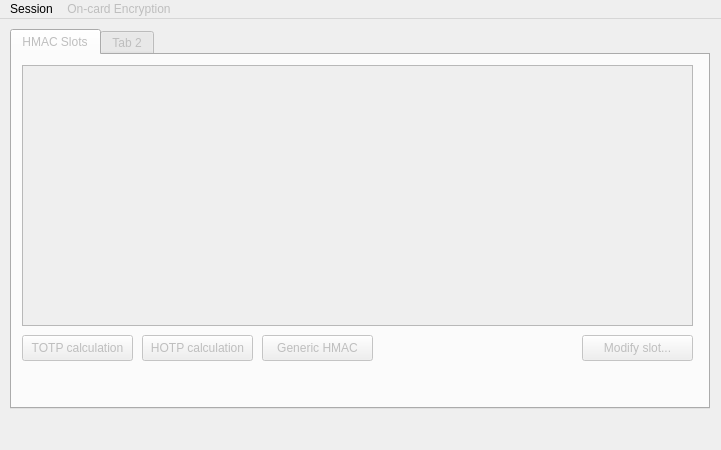
<?xml version="1.0" encoding="UTF-8"?>
<ui version="4.0">
 <class>MainWindow</class>
 <widget class="QMainWindow" name="MainWindow">
  <property name="geometry">
   <rect>
    <x>0</x>
    <y>0</y>
    <width>721</width>
    <height>450</height>
   </rect>
  </property>
  <property name="sizePolicy">
   <sizepolicy hsizetype="Fixed" vsizetype="Fixed">
    <horstretch>0</horstretch>
    <verstretch>0</verstretch>
   </sizepolicy>
  </property>
  <property name="minimumSize">
   <size>
    <width>721</width>
    <height>450</height>
   </size>
  </property>
  <property name="maximumSize">
   <size>
    <width>721</width>
    <height>450</height>
   </size>
  </property>
  <property name="windowTitle">
   <string>Federcards PoormanHSM</string>
  </property>
  <widget class="QWidget" name="centralwidget">
   <widget class="QTabWidget" name="tabResources">
    <property name="enabled">
     <bool>false</bool>
    </property>
    <property name="geometry">
     <rect>
      <x>10</x>
      <y>10</y>
      <width>700</width>
      <height>380</height>
     </rect>
    </property>
    <property name="minimumSize">
     <size>
      <width>700</width>
      <height>380</height>
     </size>
    </property>
    <property name="maximumSize">
     <size>
      <width>700</width>
      <height>380</height>
     </size>
    </property>
    <property name="currentIndex">
     <number>0</number>
    </property>
    <widget class="QWidget" name="tab">
     <attribute name="title">
      <string>HMAC Slots</string>
     </attribute>
     <widget class="QPushButton" name="btnHMACEdit">
      <property name="geometry">
       <rect>
        <x>570</x>
        <y>280</y>
        <width>111</width>
        <height>26</height>
       </rect>
      </property>
      <property name="text">
       <string>Modify slot...</string>
      </property>
     </widget>
     <widget class="QPushButton" name="btnCalcHMACTOTP">
      <property name="geometry">
       <rect>
        <x>10</x>
        <y>280</y>
        <width>111</width>
        <height>26</height>
       </rect>
      </property>
      <property name="text">
       <string>TOTP calculation</string>
      </property>
     </widget>
     <widget class="QPushButton" name="btnCalcHMACHOTP">
      <property name="geometry">
       <rect>
        <x>130</x>
        <y>280</y>
        <width>111</width>
        <height>26</height>
       </rect>
      </property>
      <property name="text">
       <string>HOTP calculation</string>
      </property>
     </widget>
     <widget class="QPushButton" name="btnCalcHMACGeneric">
      <property name="geometry">
       <rect>
        <x>250</x>
        <y>280</y>
        <width>111</width>
        <height>26</height>
       </rect>
      </property>
      <property name="text">
       <string>Generic HMAC</string>
      </property>
     </widget>
     <widget class="QTreeView" name="viewHMACSlots">
      <property name="geometry">
       <rect>
        <x>10</x>
        <y>10</y>
        <width>671</width>
        <height>261</height>
       </rect>
      </property>
     </widget>
    </widget>
    <widget class="QWidget" name="tab_2">
     <attribute name="title">
      <string>Tab 2</string>
     </attribute>
    </widget>
   </widget>
  </widget>
  <widget class="QMenuBar" name="menubar">
   <property name="geometry">
    <rect>
     <x>0</x>
     <y>0</y>
     <width>721</width>
     <height>23</height>
    </rect>
   </property>
   <widget class="QMenu" name="mnuGuardian">
    <property name="title">
     <string>Session</string>
    </property>
    <addaction name="mnuSessionStart"/>
    <addaction name="mnuSessionChangeSharedsecret"/>
   </widget>
   <widget class="QMenu" name="mnuLocking">
    <property name="enabled">
     <bool>false</bool>
    </property>
    <property name="title">
     <string>On-card Encryption</string>
    </property>
    <addaction name="mnuCardUnlock"/>
    <addaction name="mnuCardChangePassword"/>
   </widget>
   <addaction name="mnuGuardian"/>
   <addaction name="mnuLocking"/>
  </widget>
  <widget class="QStatusBar" name="statusBar">
   <property name="sizeGripEnabled">
    <bool>false</bool>
   </property>
  </widget>
  <action name="mnuSessionStart">
   <property name="text">
    <string>Start Session</string>
   </property>
  </action>
  <action name="mnuSessionChangeSharedsecret">
   <property name="text">
    <string>Change Sharedsecret</string>
   </property>
  </action>
  <action name="mnuCardUnlock">
   <property name="enabled">
    <bool>true</bool>
   </property>
   <property name="text">
    <string>Unlock the card</string>
   </property>
  </action>
  <action name="mnuCardChangePassword">
   <property name="enabled">
    <bool>false</bool>
   </property>
   <property name="text">
    <string>Change card encryption</string>
   </property>
  </action>
 </widget>
 <resources/>
 <connections/>
</ui>
